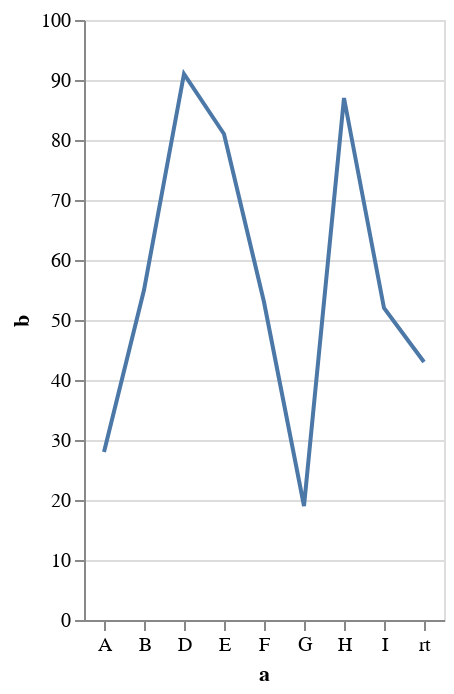

Notebook cell for this chart:
### Code cell
import altair as alt
import pandas as pd

# Convert the data to a pandas DataFrame
df = pd.DataFrame(a['data']['values'])
# Sort the DataFrame by 'a' column to ensure proper line connection
df = df.sort_values('a')

# Create the bar chart
chart = alt.Chart(df).mark_line().encode(
    x=alt.X('a:N', axis=alt.Axis(labelAngle=0)),
    y='b:Q'
)

chart.show()

### Figure 1 — Vega-Lite specification as saved in the notebook (floating-point values rounded to 4 significant figures)
{"config": {"view": {"continuousWidth": 300, "continuousHeight": 300}}, "data": {"name": "data-47eb7f64b479d649295632c6a45c4dd0"}, "mark": {"type": "line"}, "encoding": {"x": {"axis": {"labelAngle": 0}, "field": "a", "type": "nominal"}, "y": {"field": "b", "type": "quantitative"}}, "$schema": "https://vega.github.io/schema/vega-lite/v5.20.1.json", "datasets": {"data-47eb7f64b479d649295632c6a45c4dd0": [{"a": "A", "b": 28}, {"a": "B", "b": 55}, {"a": "D", "b": 91}, {"a": "E", "b": 81}, {"a": "F", "b": 53}, {"a": "G", "b": 19}, {"a": "H", "b": 87}, {"a": "I", "b": 52}, {"a": "rt", "b": 43}]}}
